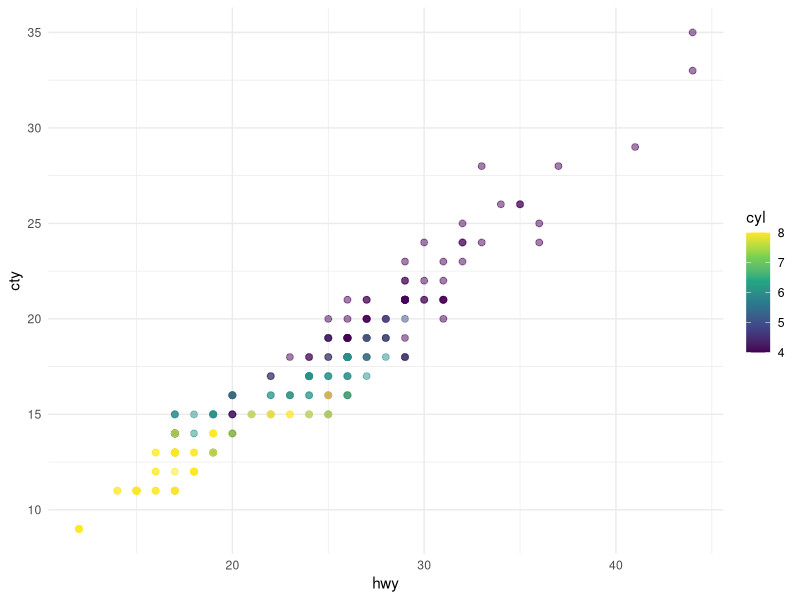
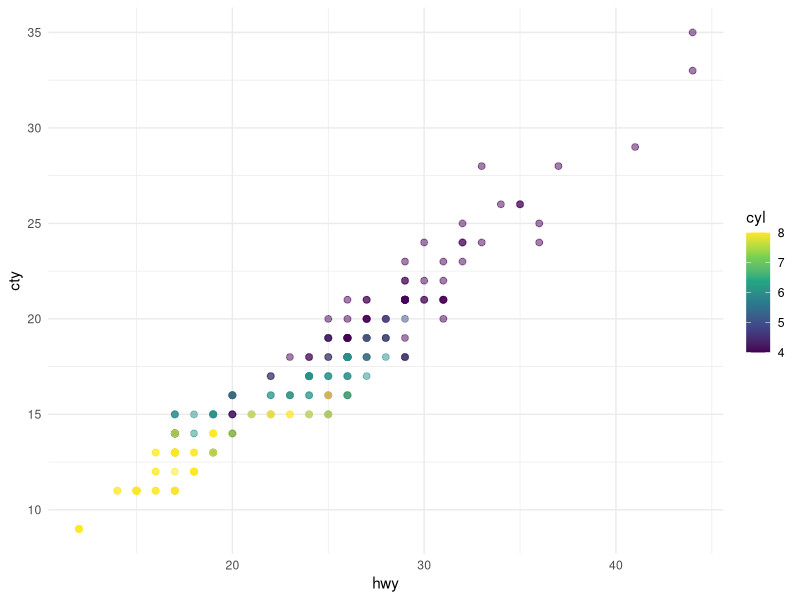

Generate these figures, in order, with R:
## ---- chunk 1
#| label: Figura3
#| echo: false
#| warning: FALSE
#| message: FALSE
#| fig-cap: "Exemplo de figura produzida diretamente com R. Fonte: @hadley."
#| fig-alt: "Disponível em https://quarto.org/docs/get-started/computations/rstudio.html."
#| fig-width: 5
#| fig-height: 2.75
if(!require(ggplot2)){install.packages("ggplot2")}
p=ggplot(mpg, aes(x = hwy, y = cty, color = cyl)) +
  geom_point(alpha = 0.5, size = 2) +
  scale_color_viridis_c() +
  theme_minimal()
p
ggsave("Figura3.png",plot = p,width = 5, height =2.75, dpi = 300,units="in")

